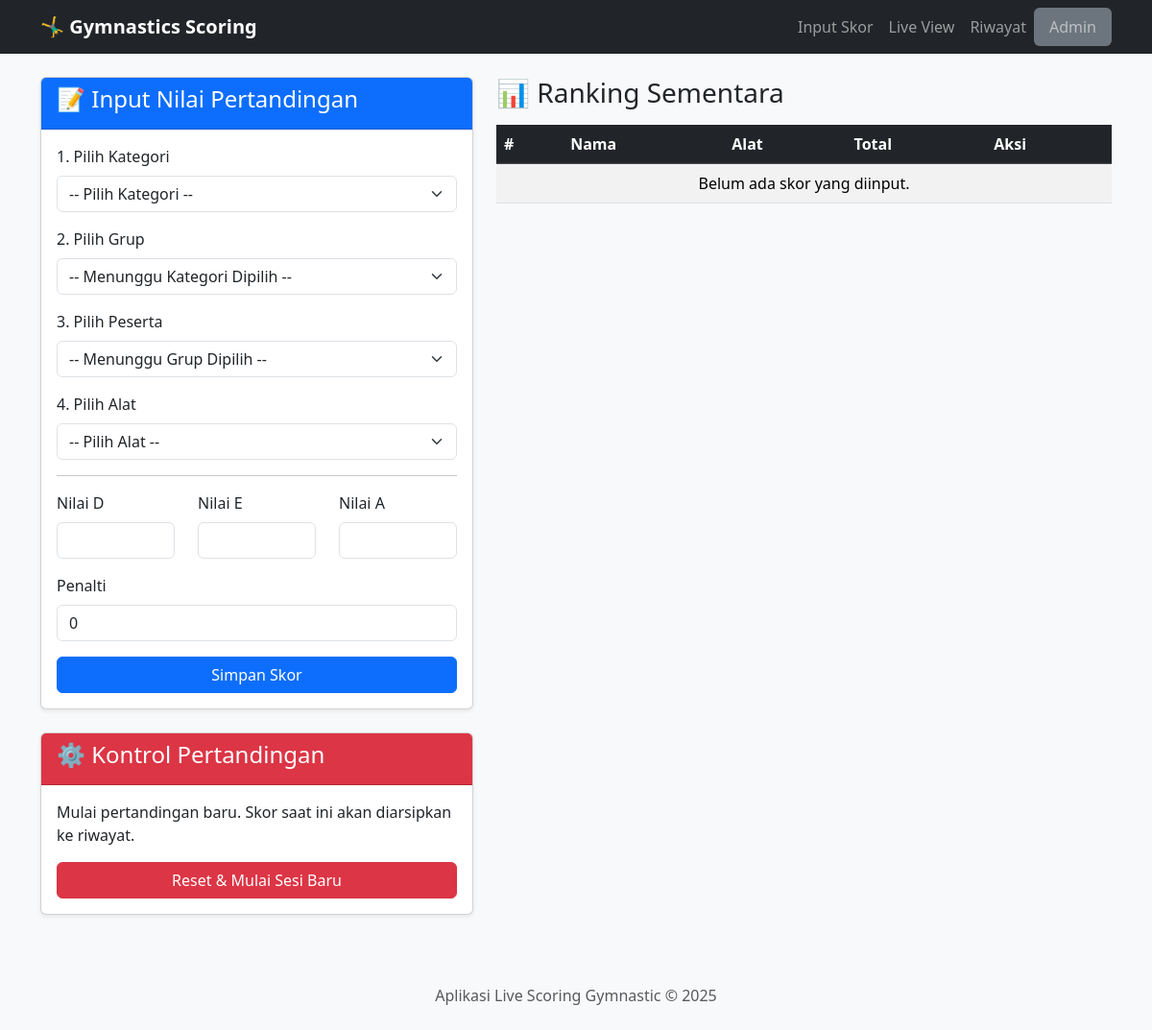
Before: / with the older database file.
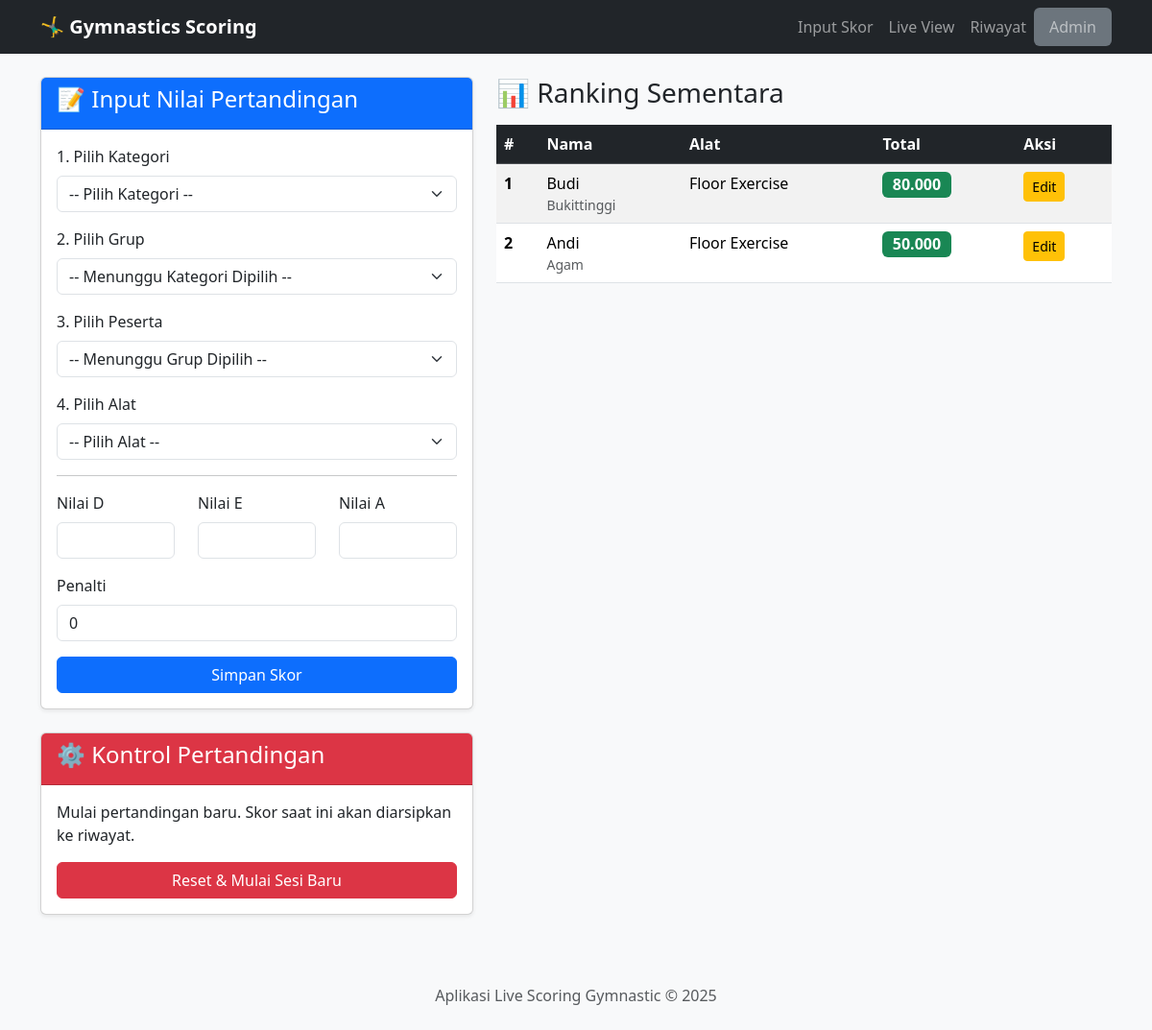
After: the same page with the newer database file.
### app.py (models this page shows, shortened)
class Skor(db.Model):
    id = db.Column(db.Integer, primary_key=True)
    peserta_id = db.Column(db.Integer, db.ForeignKey('peserta.id'), nullable=False)
    alat_id = db.Column(db.Integer, db.ForeignKey('alat.id'), nullable=False)
    nilai_d = db.Column(db.Float, nullable=False, default=0.0)
    nilai_e = db.Column(db.Float, nullable=False, default=0.0)
    nilai_a = db.Column(db.Float, nullable=False, default=0.0)
    penalti = db.Column(db.Float, nullable=False, default=0.0)
    total_nilai = db.Column(db.Float, nullable=False, default=0.0)
    waktu_input = db.Column(db.DateTime, server_default=func.now())
    sesi_pertandingan = db.Column(db.String(100), default="current")
    peserta = db.relationship('Peserta')
    alat = db.relationship('Alat')

class Peserta(db.Model):
    id = db.Column(db.Integer, primary_key=True)
    nama = db.Column(db.String(150), nullable=False)
    daerah_id = db.Column(db.Integer, db.ForeignKey('daerah.id'), nullable=False)
    kategori_id = db.Column(db.Integer, db.ForeignKey('kategori.id'), nullable=False)
    grup_id = db.Column(db.Integer, db.ForeignKey('grup.id'), nullable=False)
    daerah = db.relationship('Daerah', backref=db.backref('peserta', lazy=True, cascade="all, delete-orphan"))
    kategori = db.relationship('Kategori', backref=db.backref('peserta', lazy=True))
    grup = db.relationship('Grup', backref=db.backref('peserta', lazy=True))
    __table_args__ = {'extend_existing': True}

class Daerah(db.Model):
    id = db.Column(db.Integer, primary_key=True)
    nama = db.Column(db.String(100), unique=True, nullable=False)

class Alat(db.Model):
    id = db.Column(db.Integer, primary_key=True)
    nama = db.Column(db.String(100), unique=True, nullable=False)

### app.py (the view, shortened to what this page needs)
@app.route('/', methods=['GET', 'POST'])
def input_skor():
    master_data = {
        'kategori': Kategori.query.order_by(Kategori.nama).all(),
        'alat': Alat.query.order_by(Alat.nama).all()
    }
    ranking_sementara = Skor.query.filter_by(sesi_pertandingan="current").order_by(Skor.total_nilai.desc()).all()
    return render_template('input_skor.html', data=master_data, ranking=ranking_sementara)

### templates/input_skor.html (shortened to what the changed rows need)
{% extends 'layout.html' %}
{% block content %}
<div class="row">
    <div class="col-lg-7">
        <div class="table-responsive">
            <table class="table table-striped table-hover">
                <thead class="table-dark">
                    <tr>
                        <th>#</th>
                        <th>Nama</th>
                        <th>Alat</th>
                        <th>Total</th>
                        <th>Aksi</th>
                    </tr>
                </thead>
                <tbody>
                    {% for s in ranking %}
                    <tr>
                        <td><strong>{{ loop.index }}</strong></td>
                        <td>{{ s.peserta.nama }} <small class="text-muted d-block">{{ s.peserta.daerah.nama }}</small></td>
                        <td>{{ s.alat.nama }}</td>
                        <td><span class="badge bg-success fs-6">{{ "%.3f"|format(s.total_nilai) }}</span></td>
                        <td>
                            <a href="{{ url_for('edit_skor', skor_id=s.id) }}" class="btn btn-sm btn-warning">Edit</a>
                        </td>
                    </tr>
                    {% else %}
                    <tr><td colspan="5" class="text-center">Belum ada skor yang diinput.</td></tr>
                    {% endfor %}
                </tbody>
            </table>
        </div>
    </div>
</div>
{% endblock %}

Changed rows visible on the page:
now on this page (row edited): Skor: peserta.nama "Budi", peserta.daerah.nama "Bukittinggi", alat.nama "Floor Exercise", total_nilai "80.000"
now on this page (row edited): Skor: peserta.nama "Andi", peserta.daerah.nama "Agam", alat.nama "Floor Exercise", total_nilai "50.000"
Other visible differences:
text no longer shown: "Belum ada skor yang diinput."
